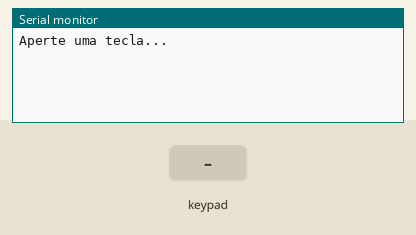
The sketch below on a simulated Arduino Uno, built with avr-gcc and run on an emulated ATmega328P. Parts: the last lines printed to the serial monitor. The test bench sets the inputs (shaded band).

Above: at 1.2 s.
1.3 s: key '1' pressed
At 2.5 s:
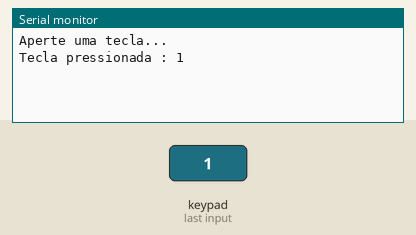
2.8 s: keypad keys 3 4 5 6 # pressed 0.4 s apart
At 4.9 s:
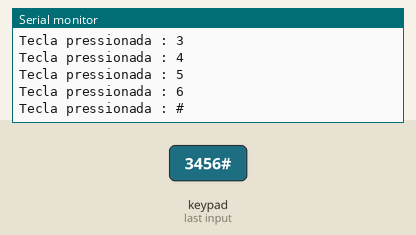
6.3 s: key 'A' pressed
At 7.5 s:
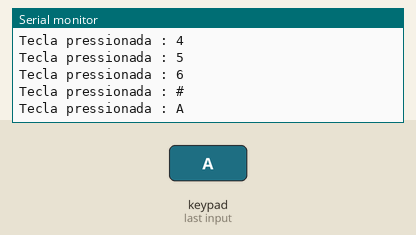
7.8 s: keypad keys 3 4 5 6 * pressed 0.4 s apart
At 10.2 s:
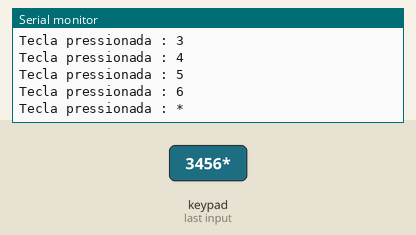
11.3 s: key 'B' pressed
At 12.5 s:
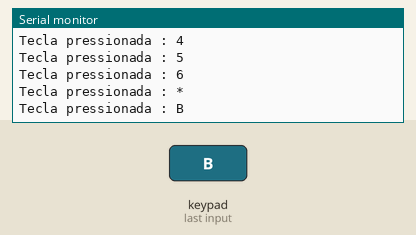
12.8 s: keypad keys 3 4 5 6 D pressed 0.4 s apart
At 15.1 s:
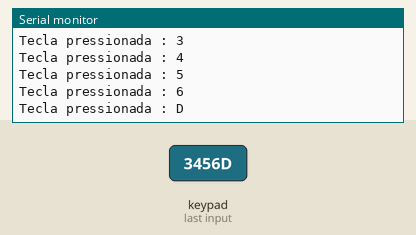
Timing chart, 0 to 16.6 s (numbered marks = the images above; inputs shaded):
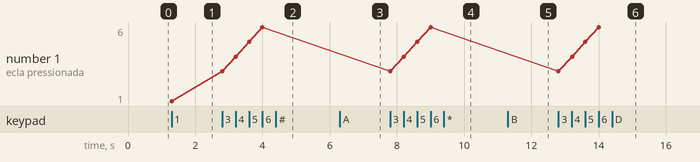

Measured:
- after the input at 1.3 s, the serial monitor: prints a new line at once (image 1)
- after the input at 2.8 s, the serial monitor: prints a new line at once (image 2)
- after the input at 6.3 s, the serial monitor: prints a new line at once (image 3)
- after the input at 7.8 s, the serial monitor: prints a new line at once (image 4)
- after the input at 11.3 s, the serial monitor: prints a new line at once (image 5)
- after the input at 12.8 s, the serial monitor: prints a new line at once (image 6)
- plotted number 1: 1 → 6 after the input at 2.8 s

The sketch:

tecladomembrana.ino
```cpp
#include <Keypad.h> //INCLUSÃO DE BIBLIOTECA

const byte qtdLinhas = 4; //QUANTIDADE DE LINHAS DO TECLADO
const byte qtdColunas = 4; //QUANTIDADE DE COLUNAS DO TECLADO

//CONSTRUÇÃO DA MATRIZ DE CARACTERES
char matriz_teclas[qtdLinhas][qtdColunas] = {
  {'1','2','3','A'},
  {'4','5','6','B'},
  {'7','8','9','C'},
  {'*','0','#','D'}
};


byte PinosqtdLinhas[qtdLinhas] = {3, 4, 5, 6}; //PINOS UTILIZADOS PELAS LINHAS
byte PinosqtdColunas[qtdColunas] = {8, 9, 10,11}; //PINOS UTILIZADOS PELAS COLUNAS

//INICIALIZAÇÃO DO TECLADO
Keypad meuteclado = Keypad( makeKeymap(matriz_teclas), PinosqtdLinhas, PinosqtdColunas, qtdLinhas, qtdColunas);

void setup(){
  Serial.begin(9600); //INICIALIZA A SERIAL
  Serial.println("Aperte uma tecla..."); //IMPRIME O TEXTO NO MONITOR SERIAL
  Serial.println(); //QUEBRA UMA LINHA NO MONITOR SERIAL
}

void loop(){
  char tecla_pressionada = meuteclado.getKey(); //VERIFICA SE ALGUMA DAS TECLAS FOI PRESSIONADA

  if (tecla_pressionada){ //SE ALGUMA TECLA FOR PRESSIONADA, FAZ
    Serial.print("Tecla pressionada : "); //IMPRIME O TEXTO NO MONITOR SERIAL
    Serial.println(tecla_pressionada); //IMPRIME NO MONITOR SERIAL A TECLA PRESSIONADA
  }
}
```
